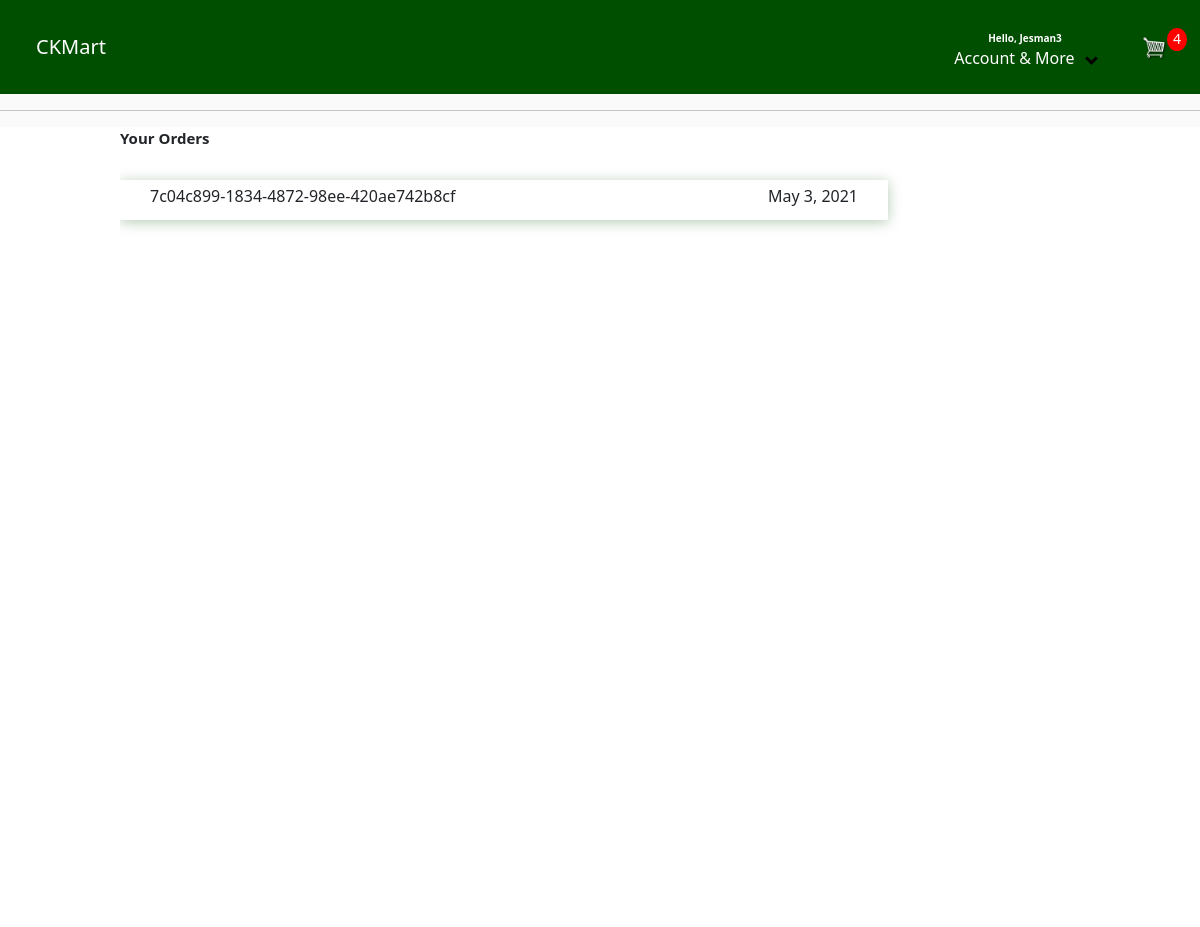
Page /store/orders/ (signed in) on the committed database.
### accounts/models.py (models this page shows)
class Account( AbstractBaseUser, PermissionsMixin ):
    email = models.EmailField( _('email address'), unique=True )
    password = models.CharField( max_length=200 )
    first_name = models.CharField( max_length=200 )
    last_name = models.CharField( max_length=200, null=True )
    phone = models.CharField( max_length=200 )
    created_at = models.DateTimeField( auto_now_add=True )
    is_staff = models.BooleanField(default=False)
    is_active = models.BooleanField(default=True)
    USERNAME_FIELD = 'email'
    objects = AccountManager()
    def __str__(self):
        return self.email

### store/models.py (models this page shows, shortened)
class Order( models.Model ):
    transaction_id = models.UUIDField( default=uuid.uuid4, editable=False, unique=True )
    account = models.ForeignKey( Account, null=True, blank=True, on_delete=models.SET_NULL )
    date_ordered = models.DateField( auto_now_add=True )
    complete = models.BooleanField( default=False )
    STATUS = (
        ('UP', 'Un Processed'),
        ('P', 'Paid'),
        ('PR', 'Processing'),
        ('HC', 'Handed to Courier'),
        ('OD', 'Out on delivery'),
        ('D', 'Delivered'),
        ('C', 'Cancelled')
    )
    status = models.CharField( max_length=3, choices=STATUS, default='UP' )
    def __str__( self ):
        return str( self.transaction_id )
    @property
    def get_cart_items( self ):
        orderitems = self.orderitem_set.all()
        total = sum( [item.quantity for item in orderitems] )
        return total

### store/views.py (the view)
# urls.py: path('orders/', views.orders, name='orders'),
def orders( request ):
    orders = Order.objects.filter(account=request.user.pk)
    data = cartData( request )
    cartItems = data['cartItems']
    context = { 'orders': orders, 'cartItems': cartItems }
    return render(request, 'store/orders.html', context)

### store/utils.py (called while the page is built)
def cartData( request ):
    if request.user.is_authenticated:
        account = request.user
        try:
            order = Order.objects.get( account=account )
            items = order.orderitem_set.all()
            cartItems = order.get_cart_items
        except:
            print('error occured')
            order = None
            items = None
            cartItems = 0
    else:
        cookieData = cookieCart( request )
        items = cookieData['items']
        order = cookieData['order']
        cartItems = cookieData['cartItems']
    return  { 'items': items, 'order': order, 'cartItems': cartItems }

### store/templates/store/orders.html
{% extends 'store/main.html' %}
{% block content %}
<div class="ck-orders-container">
    <div class="ck-content-wrapper">
        <div class="ck-orders-wrapper">
            <span class="ck-title ck-title-2">Your Orders</span>
            <div class="ck-orders-list-wrapper">
            {% for order in orders %}
                <a class="ck-orders-order-wrapper" href="{% url 'order' order.id %}">
                    <span>{{ order }}</span>
                    <span>{{ order.date_ordered }}</span>
                </a>
            {% endfor %}
            </div>
        </div>
    </div>
</div>
{% endblock %}

### store/templates/store/partials/account-list.html (shortened to what this page needs)
{% load static %}
<div class="ck-menu-drop ck-menu-item">
    <button class="ck-button ck-button-primary ck-menu-drop-button">
        <div class="ck-nav-item-line-1-wrapper">
            <span class="ck-nav-item-line-1">Hello,
            {% if user.is_authenticated %}
            {{ user.first_name }}
            {% else %}
            Sign-In
            {% endif %}
            </span>
        </div>
        <div class="ck-nav-item-line-2-wrapper">
            <span class="ck-nav-item-line-2">
            Account & More
            <i class="ck-arrow ck-down-arrow"></i>
            </span>
        </div>
    </button>
</div>

### static/css/store/main.css (style rules this page uses)
body { background-color: hsl(0, 0%, 98%); }
.ck-button { cursor: pointer; border: none; line-height: initial; }
.ck-button-primary { background: var(--primary); color: var(--white); }
.ck-menu-drop { position: relative; background: transparent; border: 1px solid transparent; }
.ck-menu-drop-button { background: transparent; width: 200px; display: flex; flex-direction: column; }
.ck-nav-item-line-1-wrapper { width: 100%; }
.ck-nav-item-line-1 { top: 0; left: 0; right: 0; bottom: 0; font-size: 10px; font-weight: 700; }
.ck-nav-item-line-2-wrapper { width: 100%; }
.ck-nav-item-line-2 .ck-down-arrow { margin:0 0 1.5px 8px; }
.ck-arrow { border: solid black; border-width: 0 3px 3px 0; display: inline-block; padding: 3px; }
.ck-down-arrow { transform: rotate(45deg); -webkit-transform: rotate(45deg); }
.ck-title { font-weight: 700; }
.ck-title-2 { font-size: 20px; }
.ck-title-2 { font-size: 15px; }
.ck-orders-wrapper { margin: auto; width: 80%; overflow: auto; display: flex; min-height: 500px; display: flex; flex-direction: column; }
.ck-orders-list-wrapper { margin-top: 20px; display: flex; flex-direction: column; }
.ck-orders-order-wrapper { min-height: 40px; width: 80%; margin: 10px 0; text-decoration: none; color: inherit; line-height: 2; box-shadow: 0 2px 14px rgba(0, 78, 0, .3); display: flex; justify-content: space-between; padding: 0 30px; }

### static/css/store/_variables.css (style rules this page uses)
:root { --primary: #004e00; --white: #fff; --black: #000; --default: #ccc; }

### rows in the picture
Account: first_name "Jesman3"
Order: transaction "7c04c899-1834-4872-98ee-420ae742b8cf", date_ordered "May 3, 2021"

### other values in the picture
{{ cartItems }} "4"
